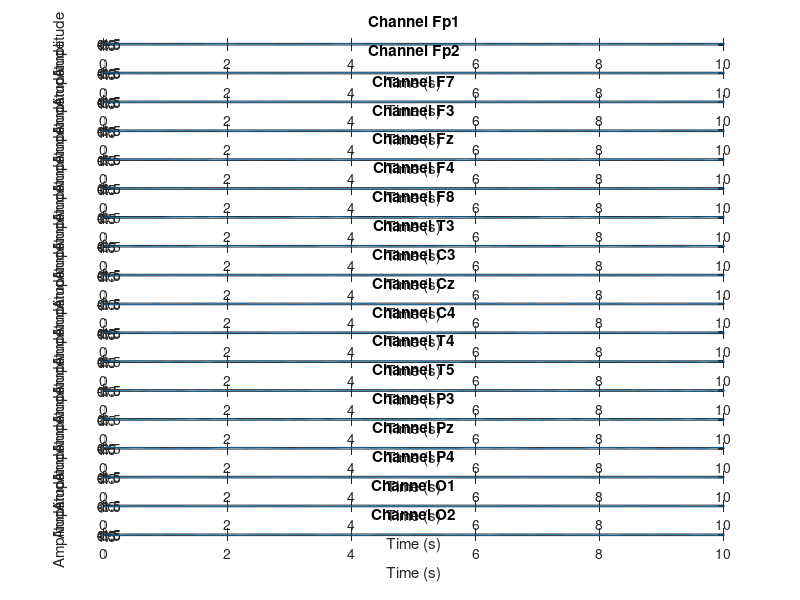

Recreate this plot in MATLAB.
% FUNCTION NAME: simulate_eeg_channels
%
% DESCRIPTION:
% This function simulates 18 EEG channels where there is synchrony for some pairs of channels.
% This synchrony occurs with some phase delay since a given signal takes time to go from one cortical area to another.
% Each channel is a non-stationary, non-linear time series.

% Define the 18 EEG channels based on the 10/20 system
channels = {'Fp1', 'Fp2', 'F7', 'F3', 'Fz', 'F4', 'F8', 'T3', 'C3', 'Cz', 'C4', 'T4', 'T5', 'P3', 'Pz', 'P4', 'O1', 'O2'};

% Time specifications
Fs = 256; % Sampling frequency in Hz
dt = 1/Fs; % Time step
T = 10; % Total time in seconds
t = 0:dt:T-dt; % Time vector

% Initialize the EEG data matrix
EEG = zeros(length(channels), length(t));

% Generate non-stationary, non-linear signals for each channel
for i = 1:length(channels)
    % Create a non-stationary, non-linear signal
    EEG(i, :) = 0.5*sin(2*pi*0.5*t + rand*2*pi) + 0.3*sin(2*pi*1.5*t + rand*2*pi) + 0.2*sin(2*pi*3*t + rand*2*pi) + 0.1*randn(size(t));
end

% Introduce synchrony with phase delay between specific pairs of channels
synchrony_pairs = [1, 2; 3, 4; 5, 6; 7, 8; 9, 10]; % Pairs of channels to synchronize
phase_delays = [0, 0, 0.3, 0.4, 0.5]; % Phase delays in seconds

for k = 1:size(synchrony_pairs, 1)
    ch1 = synchrony_pairs(k, 1);
    ch2 = synchrony_pairs(k, 2);
    delay_samples = round(phase_delays(k) * Fs);
    
    % Apply phase delay to the second channel in the pair
    EEG(ch2, delay_samples+1:end) = EEG(ch1, 1:end-delay_samples);
end

% Plot the generated EEG signals
figure;
for i = 1:length(channels)
    subplot(length(channels), 1, i);
    plot(t, EEG(i, :));
    title(['Channel ' channels{i}]);
    xlabel('Time (s)');
    ylabel('Amplitude');
end

% Save the EEG data to a .mat file
save('synthetic1_EEG.mat', 'EEG', 'channels', 'Fs', 't');
